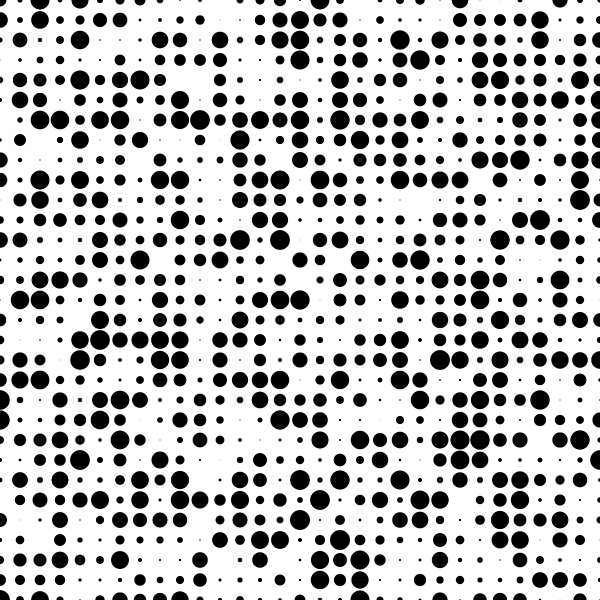
Frame 1 (no input)
Frame 60 (the mouse pressed at the canvas centre just before this capture): identical to frame 1, image omitted
Frame 120 (the mouse held since frame 60 and released just before this capture): identical to frame 1, image omitted

The Processing sketch that drew this single still picture (run headless with seeded random() and noise(); from frame 60 on, the mouse is pressed at the canvas centre):

// Processing sketch: grid_2d
// ── grid_2d.pde
// 2次元配列の例

// 2次元配列の変数を宣言
float[][] cells;

void setup() {
  size(600, 600);
  noStroke();
  fill(0);

  // 2次元配列を生成
  cells = new float[31][31];
  
  // 2重のfor文ですべての要素に対して処理する
  for (int iy = 0; iy <= 30; iy++) {
    for (int ix = 0; ix <= 30; ix++) {
      // 要素の値をランダムに
      cells[iy][ix] = random(20);
    }
  }
}

void draw() {
  background(255);

  // 2重のfor文ですべての要素に対して処理する
  for (int iy = 0; iy <= 30; iy++) {
    for (int ix = 0; ix <= 30; ix++) {
      // 配列の値をサイズとして利用、円を描く
      float sz = cells[iy][ix];
      ellipse(
        ix * 20,
        iy * 20,
        sz, sz
      );
    }
  }
}
